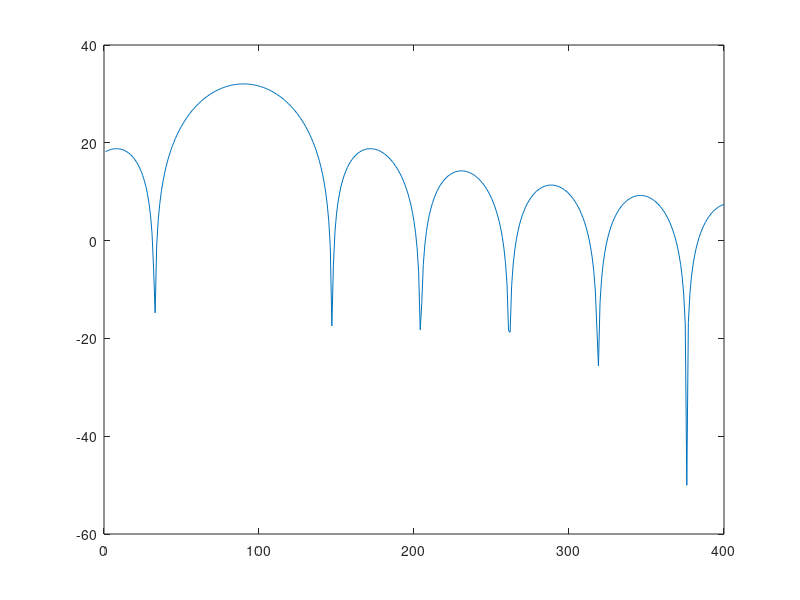
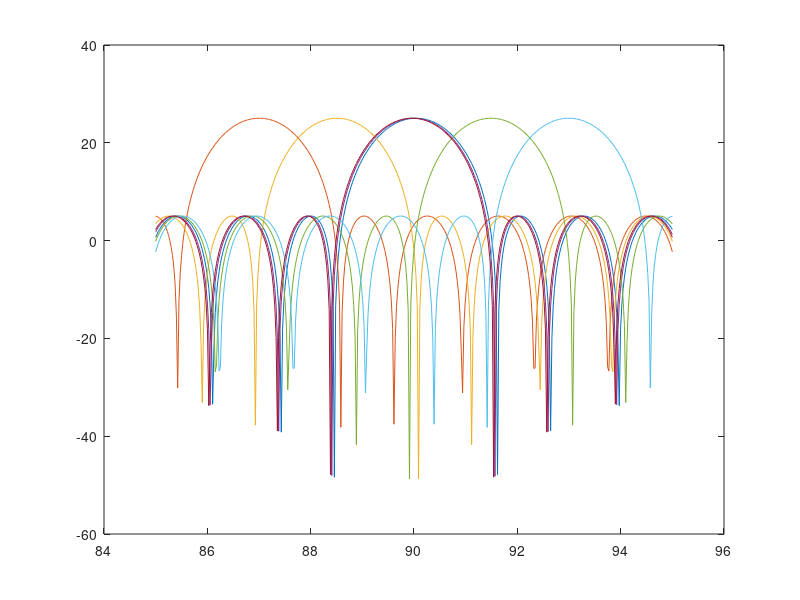

MATLAB code for these plots, in order: (Note: this script raises an error after producing the figures.)
% Simple script to generate CFM beamformer weights for a ULA
% @author Richard Black
% @date 04/17/17

clearvars;
close all;

% Constants
c = 3e8; % speed of propagation (m/s)

% User parameters
theta = 90; % AOA in degrees
Nele = 64; % Number of elements
Nele_real = 40; % Real number of elements
Nbeams = 400; % Number of beams
Nbins = 500; % Number of frequency bins

% Derived parameters
freqs = (0:Nbins-1)*(303e3) + 1300e6; % All frequencies
d = c/freqs(end); % Element spacing
thetas = linspace(theta-5, theta+5, Nbeams);

% Get steering vectors
a = zeros(Nele, length(freqs), Nbeams);
for b = 1:length(freqs) % Iterate over frequencies
    phi = d*cos(thetas*pi/180)/c*2*pi*freqs(b); % Phase shift
    exponent = kron((1:Nele).', phi);
    a(:,b,:) = exp(1j*exponent); % Steering vector
end

% Plot the beam pattern for one AOA
b_end = length(freqs);
my_a = squeeze(a(:,b_end,:));
gain = zeros(Nbeams, 1);
beam_idx = 90;
for nb = 1:Nbeams
    gain(nb) = abs(my_a(1:Nele_real,nb)'*(my_a(1:Nele_real,beam_idx)*my_a(1:Nele_real,beam_idx)')*my_a(1:Nele_real,nb));
end

figure();
plot(10*log10(gain));

% Get the responses in the AOAs of interest
% desired_beam_thetas = [85.5, 87, 88.5, 90, 91.5, 93, 94.5];
desired_beam_thetas = [90.05, 87, 88.5, 90, 91.5, 93, 89.95];
d_idx = 1;
indices = zeros(length(desired_beam_thetas), 1);
for d_theta = desired_beam_thetas
    [~,indices(d_idx)] = min(abs(d_theta - thetas));
    d_idx = d_idx + 1;
end


% Plot the overlaid responses just for fun
my_window = chebwin(Nele_real, 20);
beams = zeros(Nbeams, length(indices));
new_w = zeros(Nele_real, Nbins, length(indices));
for t_idx = 1:length(indices)
    for nb = 1:Nbeams
        for nf = 1:Nbins
            new_w(:,nf, t_idx) = my_window.*a(1:Nele_real, nf, indices(t_idx));
        end
        beams(nb,t_idx) = abs(new_w(:,end,t_idx)'*my_a(1:Nele_real,nb))^2;
    end
end
figure();
plot(thetas, 10*log10(beams));

final_w = zeros(Nele, Nbins, 14);
final_w(1:Nele_real,:,1:7) = new_w;
final_w(1:Nele_real,:,8:14) = new_w;

% Get dimensions in correct order
weights = permute(final_w, [3, 2, 1]);

% Select out frequencies of interest
xid = 12; % zero-indexed
freq_idxs = xid*5 + [1:5, 101:105, 201:205, 301:305, 401:405];
final_weights = weights(:,freq_idxs,:);

weight_file(final_weights, 14, 25, Nele);

% Open weight file and confirm
FID = fopen('weights.in','rb');
% First 64x25x2 floats are beam X0
% Next are beam X1...X7
% Them beams Y0...Y7
% Internally, each beam has ordering (fast->slow), re/im, elements, frequency
X = zeros(64, 25, 7);
Y = zeros(64, 25, 7);
for nb = 1:7
    Xtmp = fread(FID, 25*64*2, 'single');
    Xtmp = Xtmp(1:2:end) + 1j*Xtmp(2:2:end);
    X(:,:,nb) = reshape(Xtmp, 64, 25);
end
for nb = 1:7
    Ytmp = fread(FID, 25*64*2, 'single');
    Ytmp = Ytmp(1:2:end) + 1j*Ytmp(2:2:end);
    Y(:,:,nb) = reshape(Ytmp, 64, 25);
end

% Plot beam patterns
beams = zeros(Nbeams, length(indices));
for t_idx = 1:7
    for nb = 1:Nbeams
        beams(nb,t_idx) = abs(X(:,end,t_idx)'*my_a(1:Nele,nb))^2;
    end
end
figure();
plot(thetas, 10*log10(beams));